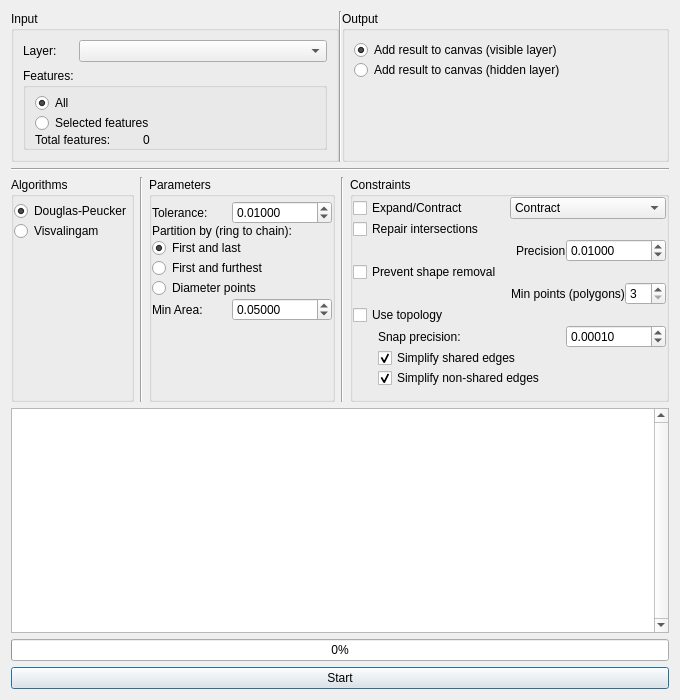
<?xml version="1.0" encoding="UTF-8"?>
<ui version="4.0">
 <class>simplipy</class>
 <widget class="QDialog" name="simplipy">
  <property name="enabled">
   <bool>true</bool>
  </property>
  <property name="geometry">
   <rect>
    <x>0</x>
    <y>0</y>
    <width>680</width>
    <height>700</height>
   </rect>
  </property>
  <property name="minimumSize">
   <size>
    <width>680</width>
    <height>700</height>
   </size>
  </property>
  <property name="maximumSize">
   <size>
    <width>680</width>
    <height>700</height>
   </size>
  </property>
  <property name="windowTitle">
   <string>simplipy</string>
  </property>
  <layout class="QVBoxLayout" name="verticalLayout_4">
   <item>
    <widget class="QWidget" name="group_Source" native="true">
     <property name="enabled">
      <bool>true</bool>
     </property>
     <layout class="QHBoxLayout" name="horizontalLayout_5">
      <property name="spacing">
       <number>0</number>
      </property>
      <property name="margin">
       <number>0</number>
      </property>
      <item>
       <widget class="QGroupBox" name="groupInput">
        <property name="enabled">
         <bool>true</bool>
        </property>
        <property name="title">
         <string>Input</string>
        </property>
        <layout class="QVBoxLayout" name="verticalLayout_7">
         <item>
          <layout class="QHBoxLayout" name="horizontalLayout_9">
           <item>
            <widget class="QLabel" name="label_4">
             <property name="minimumSize">
              <size>
               <width>50</width>
               <height>0</height>
              </size>
             </property>
             <property name="maximumSize">
              <size>
               <width>50</width>
               <height>16777215</height>
              </size>
             </property>
             <property name="text">
              <string>Layer:</string>
             </property>
            </widget>
           </item>
           <item>
            <widget class="QComboBox" name="inputlayerComboBox"/>
           </item>
          </layout>
         </item>
         <item>
          <widget class="QGroupBox" name="groupBox">
           <property name="font">
            <font>
             <weight>50</weight>
             <bold>false</bold>
             <kerning>true</kerning>
            </font>
           </property>
           <property name="title">
            <string>Features:</string>
           </property>
           <layout class="QVBoxLayout" name="verticalLayout_5">
            <property name="spacing">
             <number>0</number>
            </property>
            <property name="topMargin">
             <number>5</number>
            </property>
            <property name="rightMargin">
             <number>0</number>
            </property>
            <property name="bottomMargin">
             <number>0</number>
            </property>
            <item>
             <widget class="QRadioButton" name="features_all_radio">
              <property name="text">
               <string>All</string>
              </property>
              <property name="checked">
               <bool>true</bool>
              </property>
             </widget>
            </item>
            <item>
             <widget class="QRadioButton" name="features_selected_radio">
              <property name="text">
               <string>Selected features</string>
              </property>
             </widget>
            </item>
            <item>
             <layout class="QHBoxLayout" name="horizontalLayout_8">
              <item>
               <widget class="QLabel" name="label_2">
                <property name="maximumSize">
                 <size>
                  <width>100</width>
                  <height>16777215</height>
                 </size>
                </property>
                <property name="text">
                 <string>Total features:</string>
                </property>
                <property name="margin">
                 <number>0</number>
                </property>
               </widget>
              </item>
              <item>
               <widget class="QLabel" name="label_total_features">
                <property name="text">
                 <string>0</string>
                </property>
                <property name="margin">
                 <number>0</number>
                </property>
                <property name="indent">
                 <number>8</number>
                </property>
               </widget>
              </item>
             </layout>
            </item>
           </layout>
          </widget>
         </item>
        </layout>
       </widget>
      </item>
      <item>
       <widget class="Line" name="line_3">
        <property name="orientation">
         <enum>Qt::Vertical</enum>
        </property>
       </widget>
      </item>
      <item>
       <widget class="QGroupBox" name="groupOutput">
        <property name="title">
         <string>Output</string>
        </property>
        <layout class="QVBoxLayout" name="verticalLayout_6">
         <property name="spacing">
          <number>0</number>
         </property>
         <item>
          <widget class="QRadioButton" name="radio_output_newlayer">
           <property name="enabled">
            <bool>true</bool>
           </property>
           <property name="text">
            <string>Add result to canvas (visible layer)</string>
           </property>
           <property name="checked">
            <bool>true</bool>
           </property>
          </widget>
         </item>
         <item>
          <widget class="QRadioButton" name="radio_output_newlayerhidden">
           <property name="text">
            <string>Add result to canvas (hidden layer)</string>
           </property>
          </widget>
         </item>
         <item>
          <spacer name="verticalSpacer">
           <property name="orientation">
            <enum>Qt::Vertical</enum>
           </property>
           <property name="sizeType">
            <enum>QSizePolicy::Minimum</enum>
           </property>
           <property name="sizeHint" stdset="0">
            <size>
             <width>20</width>
             <height>70</height>
            </size>
           </property>
          </spacer>
         </item>
        </layout>
       </widget>
      </item>
     </layout>
    </widget>
   </item>
   <item>
    <widget class="Line" name="line_4">
     <property name="orientation">
      <enum>Qt::Horizontal</enum>
     </property>
    </widget>
   </item>
   <item>
    <layout class="QHBoxLayout" name="group_Config">
     <item>
      <widget class="QGroupBox" name="group_Algorithm">
       <property name="title">
        <string>Algorithms</string>
       </property>
       <layout class="QVBoxLayout" name="verticalLayout_3">
        <property name="spacing">
         <number>0</number>
        </property>
        <property name="leftMargin">
         <number>0</number>
        </property>
        <property name="topMargin">
         <number>4</number>
        </property>
        <property name="rightMargin">
         <number>0</number>
        </property>
        <property name="bottomMargin">
         <number>0</number>
        </property>
        <item>
         <widget class="QRadioButton" name="radio_alg_douglas">
          <property name="text">
           <string>Douglas-Peucker</string>
          </property>
          <property name="checked">
           <bool>true</bool>
          </property>
         </widget>
        </item>
        <item>
         <widget class="QRadioButton" name="radio_alg_visvalingam">
          <property name="text">
           <string>Visvalingam</string>
          </property>
          <property name="checked">
           <bool>false</bool>
          </property>
         </widget>
        </item>
        <item>
         <spacer name="verticalSpacer_3">
          <property name="orientation">
           <enum>Qt::Vertical</enum>
          </property>
          <property name="sizeHint" stdset="0">
           <size>
            <width>20</width>
            <height>40</height>
           </size>
          </property>
         </spacer>
        </item>
       </layout>
      </widget>
     </item>
     <item>
      <widget class="Line" name="line">
       <property name="orientation">
        <enum>Qt::Vertical</enum>
       </property>
      </widget>
     </item>
     <item>
      <widget class="QGroupBox" name="group_Options">
       <property name="title">
        <string>Parameters</string>
       </property>
       <layout class="QVBoxLayout" name="verticalLayout_9">
        <property name="spacing">
         <number>0</number>
        </property>
        <property name="leftMargin">
         <number>0</number>
        </property>
        <property name="topMargin">
         <number>4</number>
        </property>
        <property name="rightMargin">
         <number>0</number>
        </property>
        <property name="bottomMargin">
         <number>0</number>
        </property>
        <item>
         <widget class="QFrame" name="alg_parameter_group_douglas">
          <layout class="QVBoxLayout" name="verticalLayout_8">
           <property name="spacing">
            <number>0</number>
           </property>
           <property name="margin">
            <number>0</number>
           </property>
           <item>
            <layout class="QHBoxLayout" name="horizontalLayout_2">
             <item>
              <widget class="QLabel" name="label">
               <property name="minimumSize">
                <size>
                 <width>80</width>
                 <height>0</height>
                </size>
               </property>
               <property name="maximumSize">
                <size>
                 <width>80</width>
                 <height>16777215</height>
                </size>
               </property>
               <property name="text">
                <string>Tolerance:</string>
               </property>
              </widget>
             </item>
             <item>
              <widget class="QDoubleSpinBox" name="option_epsilon">
               <property name="maximumSize">
                <size>
                 <width>100</width>
                 <height>16777215</height>
                </size>
               </property>
               <property name="specialValueText">
                <string notr="true"/>
               </property>
               <property name="prefix">
                <string notr="true"/>
               </property>
               <property name="suffix">
                <string notr="true"/>
               </property>
               <property name="decimals">
                <number>5</number>
               </property>
               <property name="minimum">
                <double>0.000000000000000</double>
               </property>
               <property name="maximum">
                <double>999999999.000000000000000</double>
               </property>
               <property name="singleStep">
                <double>0.001000000000000</double>
               </property>
               <property name="value">
                <double>0.010000000000000</double>
               </property>
              </widget>
             </item>
            </layout>
           </item>
           <item>
            <widget class="QLabel" name="label_3">
             <property name="text">
              <string>Partition by (ring to chain):</string>
             </property>
            </widget>
           </item>
           <item>
            <widget class="QRadioButton" name="option_douglas_firstandlast">
             <property name="text">
              <string>First and last</string>
             </property>
             <property name="checked">
              <bool>true</bool>
             </property>
            </widget>
           </item>
           <item>
            <widget class="QRadioButton" name="option_douglas_firstandfurthest">
             <property name="toolTip">
              <string>&lt;html&gt;&lt;head/&gt;&lt;body&gt;&lt;p&gt;The first point is the first point in the polygon. The end point is the point with maximum distance to the first point.&lt;/p&gt;&lt;/body&gt;&lt;/html&gt;</string>
             </property>
             <property name="text">
              <string>First and furthest</string>
             </property>
            </widget>
           </item>
           <item>
            <widget class="QRadioButton" name="option_douglas_diameterpoints">
             <property name="toolTip">
              <string>&lt;html&gt;&lt;head/&gt;&lt;body&gt;&lt;p&gt;The &lt;a href=&quot;http://cgm.cs.mcgill.ca/~orm/diam.html&quot;&gt;&lt;span style=&quot; text-decoration: underline; color:#0000ff;&quot;&gt;diameter of a polygon&lt;/span&gt;&lt;/a&gt; is defined as the maximum distance between any two points of the polygon. These two points are the starting points.&lt;/p&gt;&lt;/body&gt;&lt;/html&gt;</string>
             </property>
             <property name="text">
              <string>Diameter points</string>
             </property>
             <property name="checked">
              <bool>false</bool>
             </property>
            </widget>
           </item>
          </layout>
         </widget>
        </item>
        <item>
         <widget class="QFrame" name="alg_parameter_group_visvalingam">
          <layout class="QVBoxLayout" name="verticalLayout">
           <property name="spacing">
            <number>0</number>
           </property>
           <property name="margin">
            <number>0</number>
           </property>
           <item>
            <layout class="QHBoxLayout" name="horizontalLayout_6">
             <item>
              <widget class="QLabel" name="label_5">
               <property name="minimumSize">
                <size>
                 <width>80</width>
                 <height>0</height>
                </size>
               </property>
               <property name="maximumSize">
                <size>
                 <width>80</width>
                 <height>16777215</height>
                </size>
               </property>
               <property name="text">
                <string>Min Area:</string>
               </property>
              </widget>
             </item>
             <item>
              <widget class="QDoubleSpinBox" name="option_minarea">
               <property name="maximumSize">
                <size>
                 <width>100</width>
                 <height>16777215</height>
                </size>
               </property>
               <property name="decimals">
                <number>5</number>
               </property>
               <property name="maximum">
                <double>999999999.000000000000000</double>
               </property>
               <property name="singleStep">
                <double>0.010000000000000</double>
               </property>
               <property name="value">
                <double>0.050000000000000</double>
               </property>
              </widget>
             </item>
            </layout>
           </item>
          </layout>
         </widget>
        </item>
        <item>
         <spacer name="verticalSpacer_2">
          <property name="orientation">
           <enum>Qt::Vertical</enum>
          </property>
          <property name="sizeHint" stdset="0">
           <size>
            <width>20</width>
            <height>40</height>
           </size>
          </property>
         </spacer>
        </item>
       </layout>
      </widget>
     </item>
     <item>
      <widget class="Line" name="line_2">
       <property name="orientation">
        <enum>Qt::Vertical</enum>
       </property>
      </widget>
     </item>
     <item>
      <widget class="QGroupBox" name="group_Constraints">
       <property name="title">
        <string>Constraints</string>
       </property>
       <layout class="QVBoxLayout" name="verticalLayout_2">
        <property name="spacing">
         <number>0</number>
        </property>
        <property name="margin">
         <number>0</number>
        </property>
        <item>
         <layout class="QHBoxLayout" name="horizontalLayout_3">
          <item>
           <widget class="QCheckBox" name="cnstr_expandcontract">
            <property name="enabled">
             <bool>true</bool>
            </property>
            <property name="toolTip">
             <string>&lt;html&gt;&lt;head/&gt;&lt;body&gt;&lt;p&gt;Expand: The original geometry is a sub-region of the simplified geometry.&lt;/p&gt;&lt;p&gt;Contract: The simplified geometry is a sub-region of the original geometry.&lt;/p&gt;&lt;p&gt;&lt;br/&gt;&lt;/p&gt;&lt;p&gt;Works by rolling back removed points which created an expansion or contraction of the original geometry.&lt;/p&gt;&lt;/body&gt;&lt;/html&gt;</string>
            </property>
            <property name="text">
             <string>Expand/Contract</string>
            </property>
           </widget>
          </item>
          <item>
           <widget class="QComboBox" name="select_cnstr_expandcontract">
            <property name="editable">
             <bool>false</bool>
            </property>
            <item>
             <property name="text">
              <string>Contract</string>
             </property>
            </item>
            <item>
             <property name="text">
              <string>Expand</string>
             </property>
            </item>
           </widget>
          </item>
         </layout>
        </item>
        <item>
         <layout class="QHBoxLayout" name="horizontalLayout_4"/>
        </item>
        <item>
         <widget class="QCheckBox" name="cnstr_repairintersections">
          <property name="toolTip">
           <string>&lt;html&gt;&lt;head/&gt;&lt;body&gt;&lt;p&gt;Fixes the self-intersections and intersections with other polygons that are created after polygons simplification.&lt;/p&gt;&lt;p&gt;Works by restoring some of the points removed in the simplification of the geometry.&lt;/p&gt;&lt;/body&gt;&lt;/html&gt;</string>
          </property>
          <property name="text">
           <string>Repair intersections</string>
          </property>
         </widget>
        </item>
        <item>
         <layout class="QHBoxLayout" name="horizontalLayout_precision_repair">
          <item>
           <spacer name="horizontalSpacer">
            <property name="orientation">
             <enum>Qt::Horizontal</enum>
            </property>
            <property name="sizeHint" stdset="0">
             <size>
              <width>40</width>
              <height>20</height>
             </size>
            </property>
           </spacer>
          </item>
          <item>
           <widget class="QLabel" name="label_precision_repair">
            <property name="text">
             <string>Precision</string>
            </property>
           </widget>
          </item>
          <item>
           <widget class="QDoubleSpinBox" name="doubleSpinBox_precision_repair">
            <property name="maximumSize">
             <size>
              <width>100</width>
              <height>16777215</height>
             </size>
            </property>
            <property name="decimals">
             <number>5</number>
            </property>
            <property name="minimum">
             <double>0.000000000000000</double>
            </property>
            <property name="maximum">
             <double>9999999.990000000223517</double>
            </property>
            <property name="singleStep">
             <double>0.010000000000000</double>
            </property>
            <property name="value">
             <double>0.010000000000000</double>
            </property>
           </widget>
          </item>
         </layout>
        </item>
        <item>
         <widget class="QCheckBox" name="cnstr_preventshaperemoval">
          <property name="toolTip">
           <string>&lt;html&gt;&lt;head/&gt;&lt;body&gt;&lt;p&gt;Prevents small polygons from disappearing after simplifications. This can happen when the simplification tolerance is very high compared with the size of the shape. For example, in a world map: Prevent small islands to be deleted.&lt;/p&gt;&lt;p&gt;The number of points from every shape prevented to be removed will be the result of executing the Visvalingam algorithm until there are 3 points left.&lt;/p&gt;&lt;/body&gt;&lt;/html&gt;</string>
          </property>
          <property name="text">
           <string>Prevent shape removal</string>
          </property>
         </widget>
        </item>
        <item>
         <layout class="QHBoxLayout" name="horizontalLayout_min_points">
          <item>
           <spacer name="horizontalSpacer_2">
            <property name="orientation">
             <enum>Qt::Horizontal</enum>
            </property>
            <property name="sizeHint" stdset="0">
             <size>
              <width>40</width>
              <height>20</height>
             </size>
            </property>
           </spacer>
          </item>
          <item>
           <widget class="QLabel" name="label_min_points">
            <property name="text">
             <string>Min points (polygons)</string>
            </property>
           </widget>
          </item>
          <item>
           <widget class="QSpinBox" name="spinBox_min_points">
            <property name="minimum">
             <number>3</number>
            </property>
           </widget>
          </item>
         </layout>
        </item>
        <item>
         <widget class="QCheckBox" name="cnstr_usetopology">
          <property name="toolTip">
           <string>&lt;html&gt;&lt;head/&gt;&lt;body&gt;&lt;p&gt;Recommended for maps.&lt;/p&gt;&lt;p&gt;Avoids the creation of gaps and overlapping areas between two shapes that share edges, such as the frontier of two countries.&lt;/p&gt;&lt;/body&gt;&lt;/html&gt;</string>
          </property>
          <property name="text">
           <string>Use topology</string>
          </property>
         </widget>
        </item>
        <item>
         <layout class="QHBoxLayout" name="horizontalLayout">
          <item>
           <spacer name="horizontalSpacer_3">
            <property name="orientation">
             <enum>Qt::Horizontal</enum>
            </property>
            <property name="sizeType">
             <enum>QSizePolicy::Fixed</enum>
            </property>
            <property name="sizeHint" stdset="0">
             <size>
              <width>25</width>
              <height>20</height>
             </size>
            </property>
           </spacer>
          </item>
          <item>
           <widget class="QLabel" name="label_snap_precision">
            <property name="toolTip">
             <string>&lt;html&gt;&lt;head/&gt;&lt;body&gt;&lt;p&gt;&lt;br/&gt;&lt;/p&gt;&lt;p&gt;Fixes topology errors by snapping together points that are almost identical. The 'junction precision' let's you adjust the threshold to detect identical points.&lt;/p&gt;&lt;p&gt;&lt;br/&gt;&lt;/p&gt;&lt;p&gt;Increase this value when the resulting simplification doesn't simplify many of the edges between two polygons. This will happen if the original geometry has gaps between geometries. If something overlaps in the original geometry, this option will not help you fix it.&lt;/p&gt;&lt;/body&gt;&lt;/html&gt;</string>
            </property>
            <property name="text">
             <string>Snap precision:</string>
            </property>
           </widget>
          </item>
          <item>
           <widget class="QDoubleSpinBox" name="doubleSpinBox_snap_precision">
            <property name="maximumSize">
             <size>
              <width>100</width>
              <height>16777215</height>
             </size>
            </property>
            <property name="decimals">
             <number>5</number>
            </property>
            <property name="maximum">
             <double>9999999.990000000223517</double>
            </property>
            <property name="singleStep">
             <double>0.000100000000000</double>
            </property>
            <property name="value">
             <double>0.000100000000000</double>
            </property>
           </widget>
          </item>
         </layout>
        </item>
        <item>
         <layout class="QHBoxLayout" name="horizontalLayout_10">
          <item>
           <spacer name="horizontalSpacer_4">
            <property name="orientation">
             <enum>Qt::Horizontal</enum>
            </property>
            <property name="sizeType">
             <enum>QSizePolicy::Fixed</enum>
            </property>
            <property name="sizeHint" stdset="0">
             <size>
              <width>25</width>
              <height>20</height>
             </size>
            </property>
           </spacer>
          </item>
          <item>
           <widget class="QCheckBox" name="cnstr_sharededges">
            <property name="text">
             <string>Simplify shared edges</string>
            </property>
            <property name="checked">
             <bool>true</bool>
            </property>
           </widget>
          </item>
         </layout>
        </item>
        <item>
         <layout class="QHBoxLayout" name="horizontalLayout_11">
          <item>
           <spacer name="horizontalSpacer_5">
            <property name="orientation">
             <enum>Qt::Horizontal</enum>
            </property>
            <property name="sizeType">
             <enum>QSizePolicy::Fixed</enum>
            </property>
            <property name="sizeHint" stdset="0">
             <size>
              <width>25</width>
              <height>20</height>
             </size>
            </property>
           </spacer>
          </item>
          <item>
           <widget class="QCheckBox" name="cnstr_nonsharededges">
            <property name="text">
             <string>Simplify non-shared edges</string>
            </property>
            <property name="checked">
             <bool>true</bool>
            </property>
           </widget>
          </item>
         </layout>
        </item>
        <item>
         <spacer name="verticalSpacer_4">
          <property name="orientation">
           <enum>Qt::Vertical</enum>
          </property>
          <property name="sizeHint" stdset="0">
           <size>
            <width>20</width>
            <height>3</height>
           </size>
          </property>
         </spacer>
        </item>
       </layout>
       <zorder>cnstr_repairintersections</zorder>
       <zorder>cnstr_usetopology</zorder>
       <zorder>cnstr_preventshaperemoval</zorder>
       <zorder>verticalSpacer_4</zorder>
      </widget>
     </item>
    </layout>
   </item>
   <item>
    <widget class="QTextEdit" name="simplipy_log">
     <property name="maximumSize">
      <size>
       <width>16777215</width>
       <height>16777215</height>
      </size>
     </property>
     <property name="font">
      <font>
       <pointsize>10</pointsize>
       <weight>50</weight>
       <italic>false</italic>
       <bold>false</bold>
      </font>
     </property>
     <property name="focusPolicy">
      <enum>Qt::NoFocus</enum>
     </property>
     <property name="verticalScrollBarPolicy">
      <enum>Qt::ScrollBarAlwaysOn</enum>
     </property>
     <property name="horizontalScrollBarPolicy">
      <enum>Qt::ScrollBarAlwaysOff</enum>
     </property>
     <property name="readOnly">
      <bool>true</bool>
     </property>
     <property name="html">
      <string>&lt;!DOCTYPE HTML PUBLIC &quot;-//W3C//DTD HTML 4.0//EN&quot; &quot;http://www.w3.org/TR/REC-html40/strict.dtd&quot;&gt;
&lt;html&gt;&lt;head&gt;&lt;meta name=&quot;qrichtext&quot; content=&quot;1&quot; /&gt;&lt;style type=&quot;text/css&quot;&gt;
p, li { white-space: pre-wrap; }
&lt;/style&gt;&lt;/head&gt;&lt;body style=&quot; font-family:'Ubuntu'; font-size:10pt; font-weight:400; font-style:normal;&quot;&gt;
&lt;p style=&quot;-qt-paragraph-type:empty; margin-top:0px; margin-bottom:0px; margin-left:0px; margin-right:0px; -qt-block-indent:0; text-indent:0px; font-family:'Cantarell';&quot;&gt;&lt;br /&gt;&lt;/p&gt;&lt;/body&gt;&lt;/html&gt;</string>
     </property>
    </widget>
   </item>
   <item>
    <widget class="QProgressBar" name="progressBar">
     <property name="enabled">
      <bool>true</bool>
     </property>
     <property name="maximum">
      <number>100</number>
     </property>
     <property name="value">
      <number>0</number>
     </property>
     <property name="textVisible">
      <bool>true</bool>
     </property>
    </widget>
   </item>
   <item>
    <widget class="QPushButton" name="start_button">
     <property name="text">
      <string>Start</string>
     </property>
    </widget>
   </item>
  </layout>
 </widget>
 <resources/>
 <connections/>
</ui>
